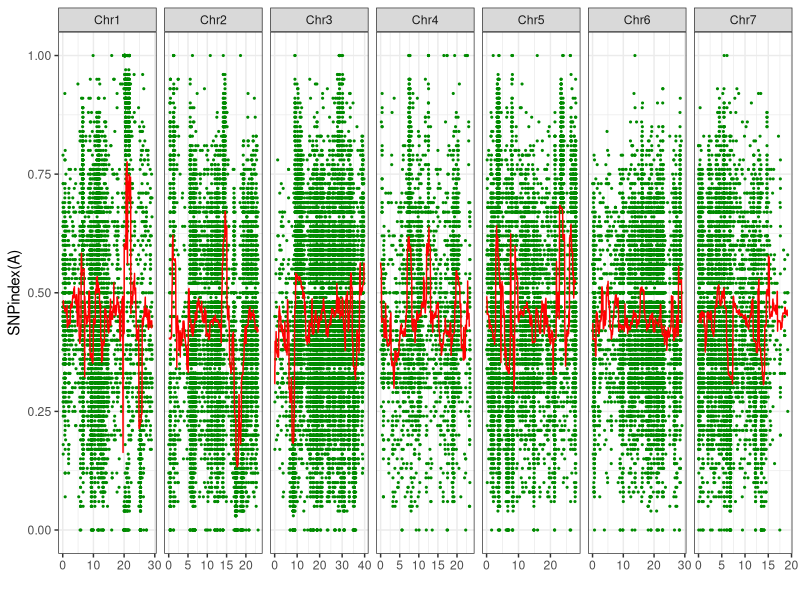
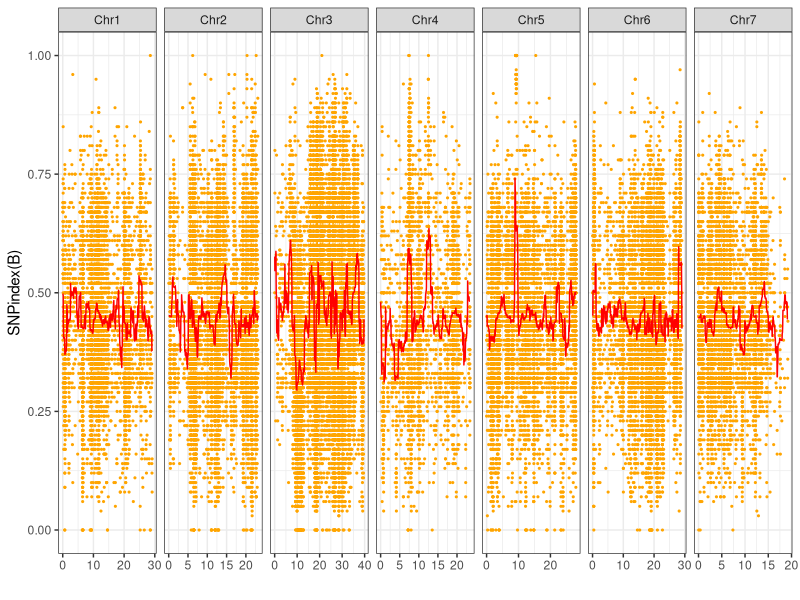
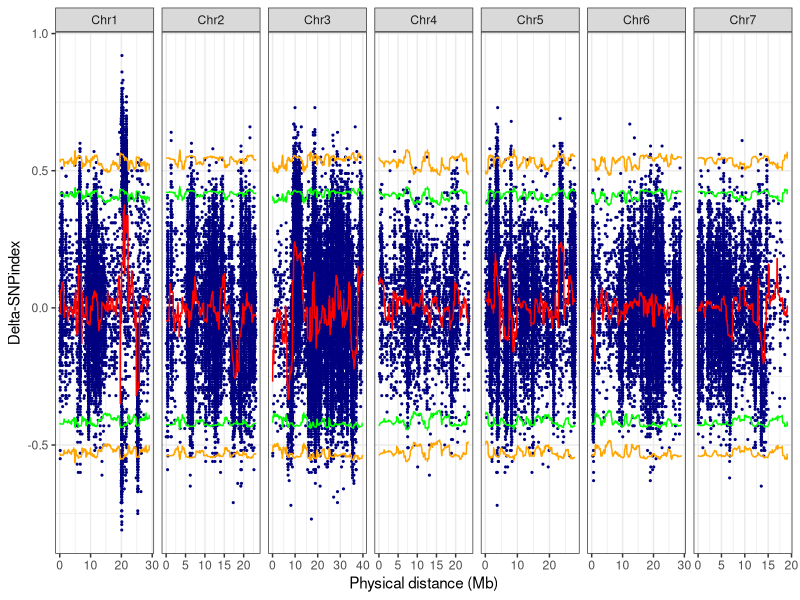

Generate these figures, in order, with R:
library(ggplot2)
library(gridExtra)

mydataAP<-read.table("../Example/data1/BSA_AP.txt",header=T,sep="\t")
mydataAL<-read.table("../Example/data1/BSA_AL.txt",header=T,sep="\t")
mydataBL<-read.table("../Example/data1/BSA_BL.txt",header=T,sep="\t")
mydataBP<-read.table("../Example/data1/BSA_BP.txt",header=T,sep="\t")
mydataDP<-read.table("../Example/data1/BSA_DP.txt",header=T,sep="\t")
mydataDL<-read.table("../Example/data1/BSA_DL.txt",header=T,sep="\t")
mydataDF95<-read.table("../Example/data1/BSA_DF95.txt",header=T,sep="\t")
mydataDZ95<-read.table("../Example/data1/BSA_DZ95.txt",header=T,sep="\t")
mydataDZ99<-read.table("../Example/data1/BSA_DZ99.txt",header=T,sep="\t")
mydataDF99<-read.table("../Example/data1/BSA_DF99.txt",header=T,sep="\t")


p1<-ggplot() +
	geom_point(data=mydataAP,aes(x = POS,y = VALUE),size = 0.4,color= "green4") + 
	geom_line(data=mydataAL,aes(x = POS,y = VALUE),color= "red") + 
	facet_grid(.~CHROM,scales="free_x")+theme(panel.spacing=unit(0,"cm")) +
	theme_bw()+ xlab("")+ylab("SNPindex(A)")
p2<-ggplot() +
	geom_point(data=mydataBP,aes(x = POS,y = VALUE),size = 0.4,color= "orange") + 
	geom_line(data=mydataBL,aes(x = POS,y = VALUE),color= "red") + 
	facet_grid(.~CHROM,scales="free_x")+theme(panel.spacing=unit(0,"cm")) +
	theme_bw()+ xlab("")+ylab("SNPindex(B)")
p3<-ggplot() +
	geom_point(data=mydataDP,aes(x = POS,y = VALUE),size = 0.4,color= "navy") + 
	geom_line(data=mydataDL,aes(x = POS,y = VALUE),color= "red") +  
	geom_line(data=mydataDZ95,aes(x = POS,y = VALUE),color= "green") + 
	geom_line(data=mydataDZ99,aes(x = POS,y = VALUE),color= "orange") + 
	geom_line(data=mydataDF95,aes(x = POS,y = VALUE),color= "green") + 
	geom_line(data=mydataDF99,aes(x = POS,y = VALUE),color= "orange") + 
	facet_grid(.~CHROM,scales="free_x")+theme(panel.spacing=unit(0,"cm")) +
	theme_bw()+ xlab("Physical distance (Mb)")+ylab("Delta-SNPindex")
#grid.arrange(p1,p2,p3)
g <- arrangeGrob(p1,p2,p3) 
ggsave(file="BSA_plot.pdf",g,width= 10, height= 5)
ggsave(file="BSA_plot.png",g,width= 10, height= 5)